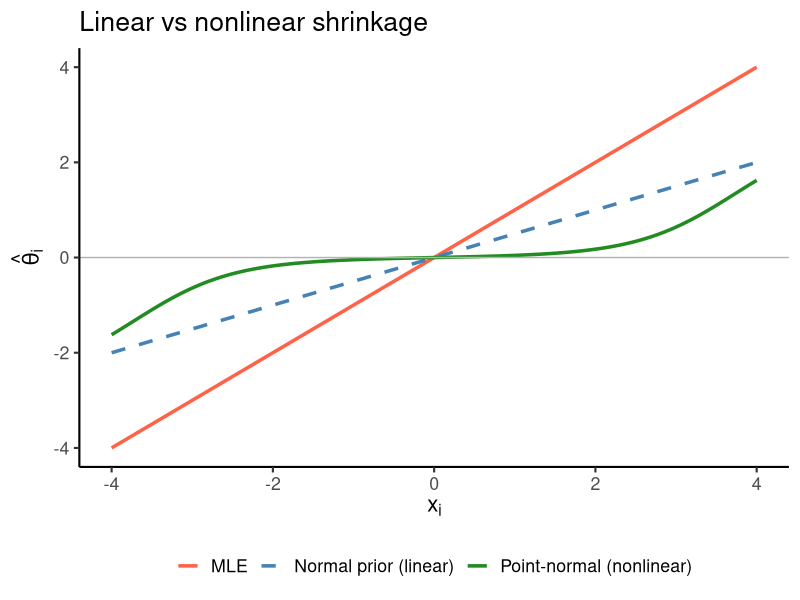
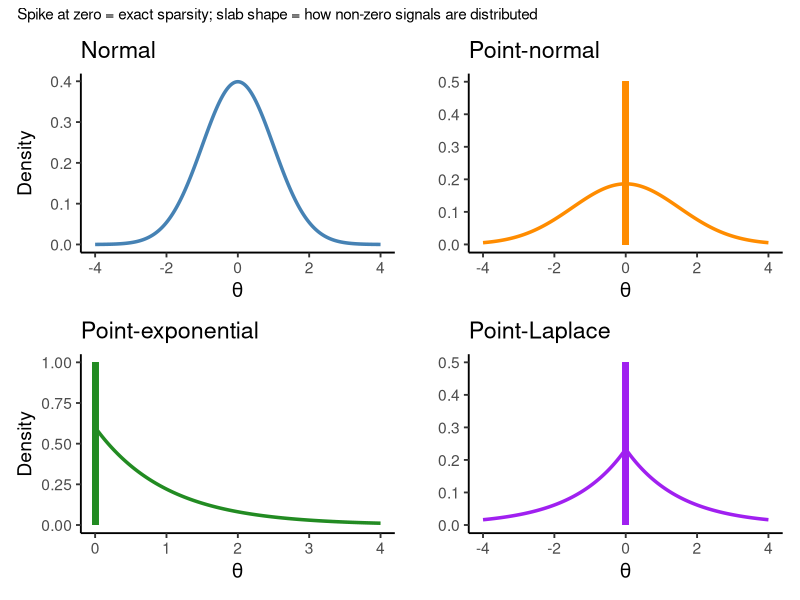

These figures' R source, in order:
## ---- chunk 1
knitr::opts_chunk$set(echo = FALSE, fig.align = "center",
                      warning = FALSE, message = FALSE,
                      fig.width = 10, fig.height = 6)
## ---- chunk 2
library(ggplot2)
x_vals <- seq(-4, 4, length.out = 200)
sigma2 <- 1; s2 <- 1
# Point-normal posterior mean (approximate): soft-thresholding
pi0 <- 0.9
pn_post <- sapply(x_vals, function(xi) {
  w0 <- pi0 * dnorm(xi, 0, sqrt(s2))
  w1 <- (1 - pi0) * dnorm(xi, 0, sqrt(sigma2 + s2))
  p0 <- w0 / (w0 + w1)
  (1 - p0) * (sigma2 / (sigma2 + s2)) * xi
})
df <- data.frame(
  x = rep(x_vals, 3),
  Estimate = c(x_vals,
               (sigma2 / (sigma2 + s2)) * x_vals,
               pn_post),
  Estimator = rep(c("MLE", "Normal prior (linear)",
                    "Point-normal (nonlinear)"), each = 200)
)
ggplot(df, aes(x = x, y = Estimate, colour = Estimator, linetype = Estimator)) +
  geom_line(linewidth = 1.2) +
  geom_hline(yintercept = 0, colour = "grey70") +
  scale_colour_manual(values = c("tomato", "steelblue", "forestgreen")) +
  scale_linetype_manual(values = c("solid", "dashed", "solid")) +
  labs(x = expression(x[i]), y = expression(hat(theta)[i]),
       title = "Linear vs nonlinear shrinkage") +
  theme_classic(base_size = 16) +
  theme(legend.position = "bottom", legend.title = element_blank())
## ---- chunk 3
library(ggplot2); library(patchwork)
x <- seq(-4, 4, length.out = 400)

p1 <- ggplot(data.frame(x = x, y = dnorm(x, 0, 1)), aes(x, y)) +
  geom_line(colour = "steelblue", linewidth = 1.2) +
  labs(title = "Normal", x = expression(theta), y = "Density") +
  theme_classic(base_size = 14)

p2 <- ggplot(data.frame(x = x, y = 0.7 * dnorm(x, 0, 1.5)), aes(x, y)) +
  geom_line(colour = "darkorange", linewidth = 1.2) +
  geom_segment(aes(x = 0, xend = 0, y = 0, yend = 0.5),
               colour = "darkorange", linewidth = 2) +
  labs(title = "Point-normal", x = expression(theta), y = "") +
  theme_classic(base_size = 14)

x_pos <- seq(0, 4, length.out = 200)
p3 <- ggplot(data.frame(x = x_pos, y = 0.6 * dexp(x_pos, rate = 1)), aes(x, y)) +
  geom_line(colour = "forestgreen", linewidth = 1.2) +
  geom_segment(aes(x = 0, xend = 0, y = 0, yend = 1),
               colour = "forestgreen", linewidth = 2) +
  labs(title = "Point-exponential", x = expression(theta), y = "Density") +
  theme_classic(base_size = 14)

dlaplace <- function(x, b = 1) exp(-abs(x) / b) / (2 * b)
p4 <- ggplot(data.frame(x = x, y = 0.7 * dlaplace(x, b = 1.5)), aes(x, y)) +
  geom_line(colour = "purple", linewidth = 1.2) +
  geom_segment(aes(x = 0, xend = 0, y = 0, yend = 0.5),
               colour = "purple", linewidth = 2) +
  labs(title = "Point-Laplace", x = expression(theta), y = "") +
  theme_classic(base_size = 14)

(p1 + p2 + p3 + p4) +
  plot_annotation(subtitle = "Spike at zero = exact sparsity; slab shape = how non-zero signals are distributed")
